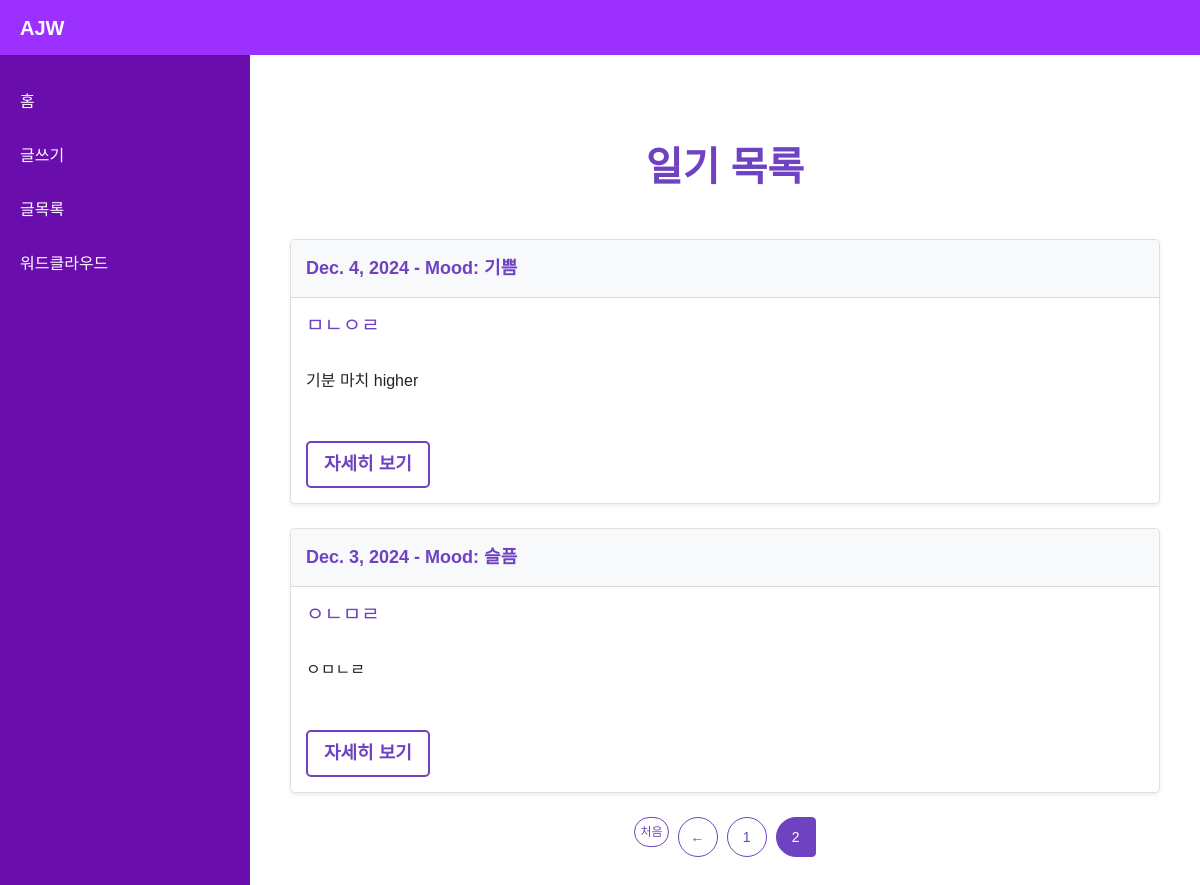
The app's page /list?page=2 with its own data.
### diary/models.py (models this page shows)
class Diary(models.Model):
    MOOD_CHOICES = [
        ('happy', '기쁨'),
        ('sad', '슬픔'),
        ('angry', '화남'),
        ('fear', '두려움'),
        ('peaceful', '평온함'),
    ]
    content = models.TextField(max_length=700)
    summary = models.CharField(max_length=50)
    mood = models.CharField(max_length=10, choices=MOOD_CHOICES)
    diary_date = models.DateField()
    image_1 = models.ImageField(upload_to=upload_to, blank=True, null=True)
    image_2 = models.ImageField(upload_to=upload_to, blank=True, null=True)
    image_3 = models.ImageField(upload_to=upload_to, blank=True, null=True)
    created_at = models.DateTimeField(auto_now_add=True)
    updated_at = models.DateTimeField(auto_now=True)

### diary/views.py (the view)
# urls.py: path('list', views.list, name="diary-list"),                           # 일기 목록 조회
def list(request):
    diary_list = Diary.objects.order_by('-diary_date')
    paginator = Paginator(diary_list, 5)
    page_number = request.GET.get('page')  # 현재 페이지 번호 가져오기
    page_obj = paginator.get_page(page_number)
    context = {
        'page_obj': page_obj
    }
    return render(request, 'diary/list.html', context)

### diary/templates/diary/list.html (shortened to what this page needs)
{% extends 'diary/base.html' %}
{% load static %}
{% block content %}
<div class="container mt-5 mb-5">
    <h1 class="mb-4 text-center">
        <span style="color: #6f42c1; font-weight: bold;">일기 목록</span>
    </h1>
    <br>
    {% if page_obj %}
        {% for diary in page_obj %}
            <div class="card shadow-sm rounded-3 mb-4">
                <div class="card-header">
                    <strong>{{ diary.diary_date }} - Mood: {{ diary.get_mood_display }}</strong>
                </div>
                <div class="card-body">
                    <h5 class="card-title" style="color: #6f42c1;">{{ diary.summary }}</h5>
                    <br>
                    <p class="card-text">{{ diary.content|truncatechars:100 }}</p>
                    <br>
                    <a href="{% url 'diary-read' diary.id %}" class="btn btn-outline-secondary btn-sm mt-2">
                        자세히 보기
                    </a>
                </div>
            </div>
        {% endfor %}
        <nav aria-label="Page navigation">
            <ul class="pagination">
                {% if page_obj.has_previous %}
                    <li class="page-item">
                        <a class="page-link first-last" href="?page=1">처음</a>
                    </li>
                    <li class="page-item">
                        <a class="page-link" href="?page={{ page_obj.previous_page_number }}">←</a>
                    </li>
                {% endif %}
                {% for num in page_obj.paginator.page_range %}
                    {% if page_obj.number == num %}
                        <li class="page-item active">
                            <span class="page-link">{{ num }}</span>
                        </li>
                    {% elif num > page_obj.number|add:'-3' and num < page_obj.number|add:'3' %}
                        <li class="page-item">
                            <a class="page-link" href="?page={{ num }}">{{ num }}</a>
                        </li>
                    {% endif %}
                {% endfor %}
            </ul>
        </nav>
    {% else %}
        <div class="alert" role="alert">
            아직 작성된 일기가 없습니다. 새 일기를 작성해 보세요!
        </div>
    {% endif %}
</div>
{% endblock %}

### diary/templates/diary/base.html (style rules this page uses)
* { margin: 0; padding: 0; box-sizing: border-box; }
body { font-family: Arial, sans-serif; height: 100vh; display: flex; flex-direction: column; }

### diary/templates/diary/list.html (style rules this page uses)
.container { max-width: 1200px; margin: 0 auto; padding: 20px; }
.text-center { text-align: center; }
.btn { display: inline-block; font-size: 18px; font-weight: bold; padding: 10px 20px; color: #fff; background-color: #6f42c1; border: none; border-radius: 5px; cursor: pointer; text-decoration: none; transition: background-color 0.3s, transform 0.3s; }
.btn-outline-secondary { background-color: #fff; color: #6f42c1; border: 2px solid #6f42c1; padding: 8px 16px; border-radius: 5px; text-decoration: none; transition: background-color 0.3s, color 0.3s, transform 0.3s; }
.card { border: 1px solid #e0e0e0; border-radius: 10px; box-shadow: 0 2px 6px rgba(0, 0, 0, 0.1); overflow: hidden; transition: transform 0.3s ease, box-shadow 0.3s ease; }
.card-header { background-color: #f8f9fa; padding: 15px; font-size: 18px; font-weight: bold; color: #6f42c1; }
.card-body { padding: 15px; }
.pagination { display: flex; justify-content: center; margin-top: 20px; padding: 0; list-style: none; }
.pagination .page-item { margin: 0 5px; }
.pagination .page-link { color: #6f42c1; border: 1px solid #6f42c1; border-radius: 50%; width: 40px; height: 40px; display: flex; align-items: center; justify-content: center; font-size: 14px; text-decoration: none; transition: background-color 0.3s, color 0.3s, transform 0.3s; }
.pagination .page-item.active .page-link { background-color: #6f42c1; color: #fff; border-color: #6f42c1; }
.pagination .page-link.first-last { font-size: 12px; padding: 0 5px; border-radius: 15px; width: auto; height: 30px; }

### records on screen
Diary: diary_date "Dec. 4, 2024", mood "기쁨", summary "ㅁㄴㅇㄹ", content "기분 마치 higher"
Diary: diary_date "Dec. 3, 2024", mood "슬픔", summary "ㅇㄴㅁㄹ", content "ㅇㅁㄴㄹ"

### other values on screen
{{ num }} "1"
{{ num }} "2"
